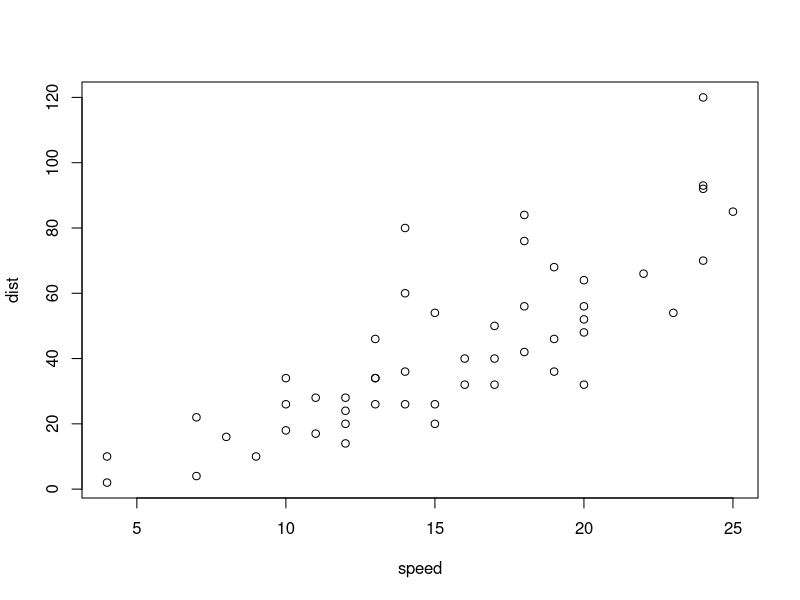
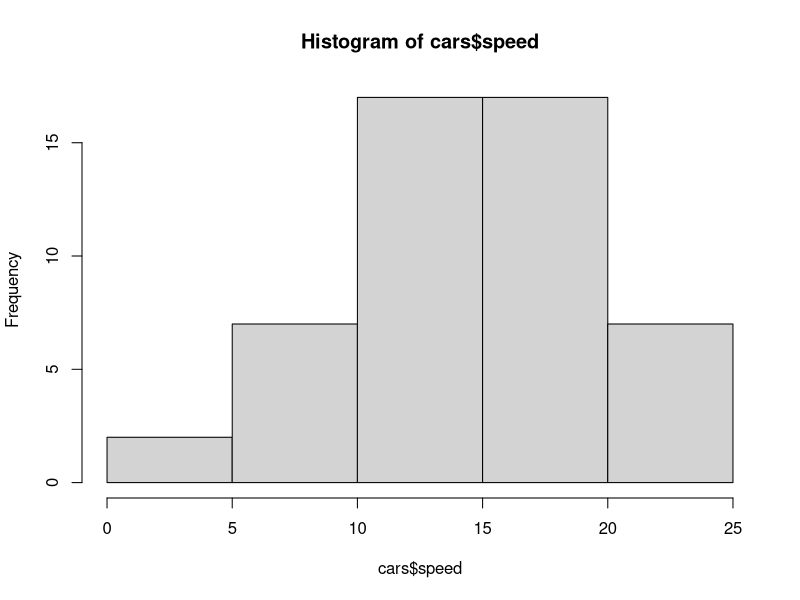
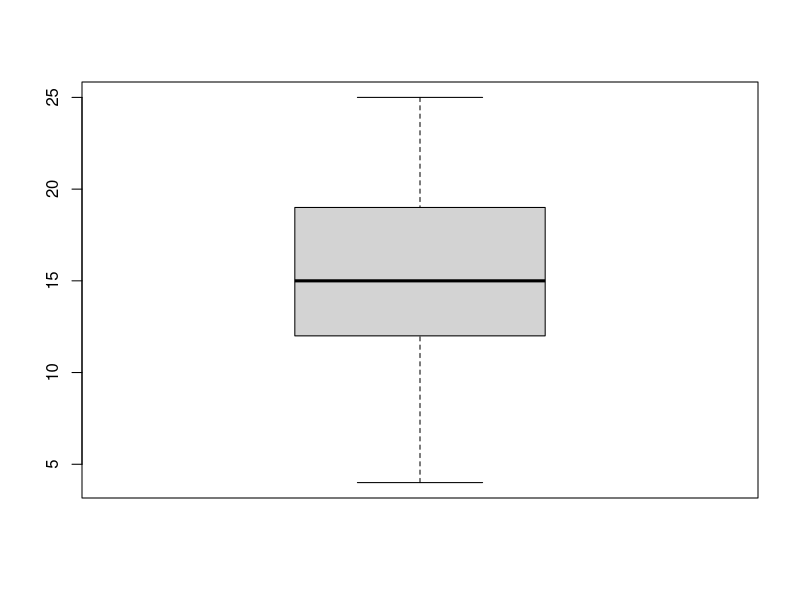

The R source for these figures, in order:
## ---- chunk 1
data(cars)
str(cars)
summary(cars)
plot(cars)

hist(cars$speed)
boxplot(cars$speed)
